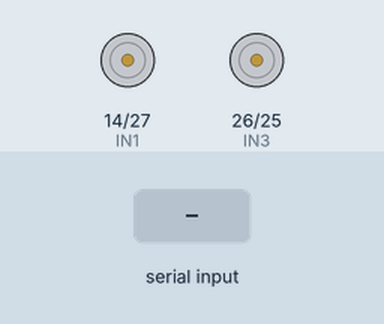
Bench run of a sketch on a simulated ESP32. Shown: motor-driver pin pairs drawn as motors (green arrow = first pin HIGH = forward, orange = second pin HIGH = backward, longer = more drive, scaled by the enable pin). The inputs (shaded band) are chosen by the test bench. WiFi joins after 1.5 s; servers stay silent unless stated; nothing arrives over Bluetooth unless stated; what the sketch prints to the serial monitor is not drawn.

Above: at 2.7 s.
2.8 s: "F90\n" received over the second serial link
At 4.0 s:
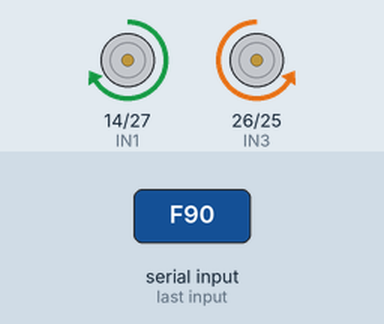
4.3 s: "B90\n" received over the second serial link
At 5.2 s:
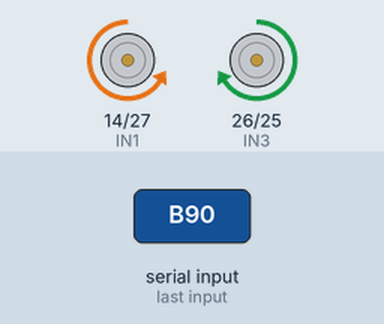
5.8 s: "L90\n" received over the second serial link
At 6.4 s:
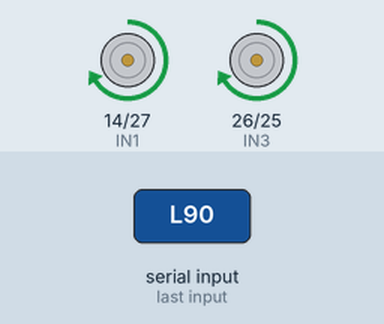
7.3 s: "R90\n" received over the second serial link
At 8.7 s:
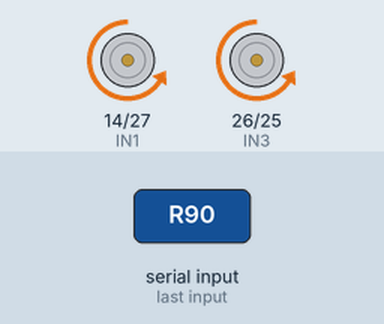
10.3 s: "F" received over the second serial link
At 11.0 s:
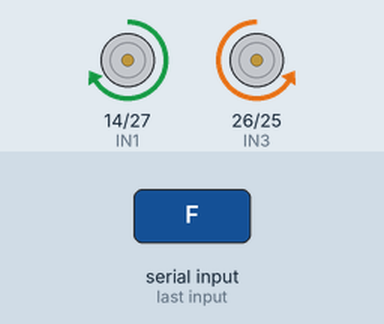
Timing chart, 0 to 12.8 s (numbered marks = the images above; inputs shaded):
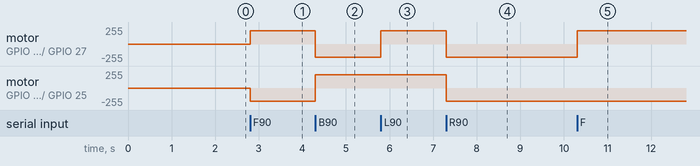

Measured:
- after the input at 2.8 s, motor on GPIO 14 (IN1) / GPIO 27 (IN2): stopped → forward 199/255 at once; motor on GPIO 26 (IN3) / GPIO 25 (IN4): stopped → backward 199/255 at once
- after the input at 4.3 s, motor on GPIO 14 (IN1) / GPIO 27 (IN2): forward 199/255 → backward 199/255 at once; motor on GPIO 26 (IN3) / GPIO 25 (IN4): backward 199/255 → forward 199/255 at once
- after the input at 5.8 s, motor on GPIO 14 (IN1) / GPIO 27 (IN2): backward 199/255 → forward 199/255 at once
- after the input at 7.3 s, motor on GPIO 14 (IN1) / GPIO 27 (IN2), motor on GPIO 26 (IN3) / GPIO 25 (IN4): forward 199/255 → backward 199/255 at once
- after the input at 10.3 s, motor on GPIO 14 (IN1) / GPIO 27 (IN2): backward 199/255 → forward 199/255 at once

The sketch:

all.ino
```cpp
#include <BluetoothSerial.h>
#include <WiFi.h>
#include <WebSocketsServer.h>
#include <ArduinoJson.h>

// ==========================
// Bluetooth
// ==========================
BluetoothSerial SerialBT;

// ==========================
// Motor Pins
// ==========================
#define IN1 14
#define IN2 27
#define IN3 26
#define IN4 25
#define ENA 12
#define ENB 33

#define CH_A 0
#define CH_B 1

int speedA = 200;
int speedB = 200;

// ==========================
// WiFi Credentials
// ==========================
const char* ssid = "iPhone";
const char* password = "cha1761@";

// WebSocket Server
WebSocketsServer webSocket(8080);

// ==========================
// Ultrasonic Sensor (UART2)
// ==========================
#define COM 0x55
HardwareSerial sensorSerial(2); // RX=16, TX=17
unsigned long lastSensorRequest = 0;
const unsigned long sensorInterval = 100; // 100ms
int distance_mm = 0;

// ==========================
// WebSocket send timing
// ==========================
unsigned long lastSend = 0;
const unsigned long sendInterval = 100; // 100ms

// ==========================
// WebSocket Event Handler
// ==========================
void onWsEvent(uint8_t num, WStype_t type, uint8_t *payload, size_t length) {
  if (type == WStype_CONNECTED) Serial.println("WebSocket: Client connected");
  else if (type == WStype_DISCONNECTED) Serial.println("WebSocket: Client disconnected");
}

// ==========================
// SETUP
// ==========================
void setup() {
  Serial.begin(115200);

  // Motor pins
  pinMode(IN1, OUTPUT);
  pinMode(IN2, OUTPUT);
  pinMode(IN3, OUTPUT);
  pinMode(IN4, OUTPUT);
  ledcAttachPin(ENA, CH_A);
  ledcAttachPin(ENB, CH_B);
  ledcSetup(CH_A, 10000, 8);
  ledcSetup(CH_B, 10000, 8);

  // Bluetooth
  SerialBT.begin("ESP32_Motor");
  Serial.println("Bluetooth ready. Pair with ESP32_Motor");

  // WiFi
  Serial.println("Connecting to WiFi...");
  WiFi.mode(WIFI_STA);
  WiFi.begin(ssid, password);
  while (WiFi.status() != WL_CONNECTED) {
    Serial.print(".");
    delay(500);
  }
  Serial.println("\nWiFi connected! IP:");
  Serial.println(WiFi.localIP());

  // WebSocket
  webSocket.begin();
  webSocket.onEvent(onWsEvent);

  // Ultrasonic Sensor UART
  sensorSerial.begin(115200, SERIAL_8N1, 16, 17);
  Serial.println("Ultrasonic sensor ready");
}

// ==========================
// LOOP
// ==========================
void loop() {
  webSocket.loop();      // update WebSocket
  handleBluetooth();     // check BT commands
  readUltrasonic();      // read sensor data
  sendDistanceWS();      // send distance via WebSocket
}

// ===================================================
//  BLUETOOTH CONTROL HANDLER
// ===================================================
void handleBluetooth() {
  while (SerialBT.available()) {
    char c = SerialBT.read();

    // Debug
    Serial.print("BT char: "); Serial.println(c);

    if (c == 'F') forward();
    else if (c == 'B') backward();
    else if (c == 'L') left();
    else if (c == 'R') right();
    else if (c == 'S') stopMotors();

    // Speed command s000-s255
    static String buffer = "";
    if (c == 's') buffer = "s";
    else if (buffer.startsWith("s")) {
      buffer += c;
      if (buffer.length() == 4) {
        int val = buffer.substring(1).toInt();
        speedA = constrain(val, 0, 255);
        speedB = speedA;
        Serial.print("Speed Updated: "); Serial.println(speedA);
        buffer = "";
      }
    }
  }
}

// ===================================================
//  READ ULTRASONIC SENSOR (UART2)
// ===================================================
void readUltrasonic() {
  if (millis() - lastSensorRequest >= sensorInterval) {
    sensorSerial.write(COM);  // send request
    lastSensorRequest = millis();
  }

  while (sensorSerial.available() >= 4) {
    byte header = sensorSerial.read();
    if (header == 0xFF) {
      byte h = sensorSerial.read();
      byte l = sensorSerial.read();
      byte sum = sensorSerial.read();
      if (sum == ((header + h + l) & 0xFF)) {
        distance_mm = (h << 8) + l; // store distance
      } else {
        Serial.println("Checksum error");
      }
    }
  }
}

// ===================================================
//  SEND DISTANCE VIA WEBSOCKET
// ===================================================
void sendDistanceWS() {
  if (millis() - lastSend >= sendInterval) {
    lastSend = millis();

    JsonDocument doc;
    doc["distance_mm"] = distance_mm;

    String json;
    serializeJson(doc, json);
    webSocket.broadcastTXT(json);
    Serial.println(json); // debug
  }
}

// ===================================================
//  MOTOR CONTROL FUNCTIONS
// ===================================================
void forward() {
  digitalWrite(IN1,HIGH); digitalWrite(IN2,LOW);
  digitalWrite(IN3,LOW);  digitalWrite(IN4,HIGH);
  ledcWrite(CH_A,speedA); ledcWrite(CH_B,speedB);
}

void backward() {
  digitalWrite(IN1,LOW);  digitalWrite(IN2,HIGH);
  digitalWrite(IN3,HIGH); digitalWrite(IN4,LOW);
  ledcWrite(CH_A,speedA); ledcWrite(CH_B,speedB);
}

void left() {
  digitalWrite(IN1,HIGH); digitalWrite(IN2,LOW);
  digitalWrite(IN3,HIGH); digitalWrite(IN4,LOW);
  ledcWrite(CH_A,speedA); ledcWrite(CH_B,speedB);
}

void right() {
  digitalWrite(IN1,LOW); digitalWrite(IN2,HIGH);
  digitalWrite(IN3,LOW); digitalWrite(IN4,HIGH);
  ledcWrite(CH_A,speedA); ledcWrite(CH_B,speedB);
}

void stopMotors() {
  digitalWrite(IN1,LOW); digitalWrite(IN2,LOW);
  digitalWrite(IN3,LOW); digitalWrite(IN4,LOW);
  ledcWrite(CH_A,0); ledcWrite(CH_B,0);
}
```
